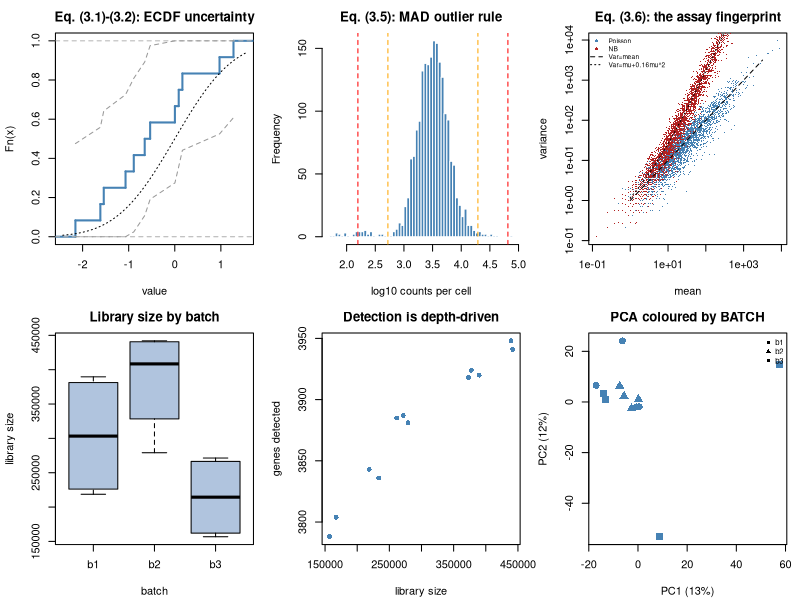

Reproduce this figure in R.
#' ---
#' title: "Module 03 - Exploratory data analysis and quality diagnostics"
#' output: html_document
#' ---
#'
#' **Curriculum link:** `stats.md` -> Topic 3, equations (3.1)-(3.7)
#'
#' ## What you will learn
#'
#' 1. The ECDF and the DKW bound (3.1)-(3.2).
#' 2. Robust spread: MAD (3.3)-(3.4) and the MAD outlier rule (3.5).
#' 3. **The mean-variance plot (3.6) is how you choose a likelihood.**
#' 4. Why "test for normality, then pick a test" fails (3.7).
#' 5. The standard omics QC battery.

#+ setup, message = FALSE
MODULE_NAME <- "03_exploratory_data_analysis"
OUT <- file.path(Sys.getenv("STATS_OUT", unset = "results"), MODULE_NAME)
dir.create(OUT, recursive = TRUE, showWarnings = FALSE)
header <- function(txt) cat("\n", strrep("=", 72), "\n", txt, "\n",
                            strrep("=", 72), "\n", sep = "")

#' ## 1. The ECDF and how much it can be trusted, eq. (3.1)-(3.2)

#+ ecdf
header("1. ECDF and the DKW uniform confidence band (3.1)-(3.2)")
dkw_halfwidth <- function(n, alpha = 0.05) sqrt(log(2 / alpha) / (2 * n))
for (n in c(6, 12, 30, 100, 1000)) {
  cat(sprintf("  n = %5d  95%% DKW band half-width = +/-%.3f\n", n, dkw_halfwidth(n)))
}
cat("\nWith n=6 the true CDF could be anywhere within +/-0.55 of the observed\n")
cat("one. That is why 'the data look non-normal' is a weak basis for\n")
cat("switching tests at small n.\n")

#' ## 2. Robust location and spread, eq. (3.3)-(3.5)
#'
#' R's `mad()` already applies the 1.4826 constant by default (`constant=`).

#+ mad
header("2. MAD: the 1.4826 constant, and breakdown (3.3)-(3.4)")
cat(sprintf("  1 / qnorm(0.75) = 1 / %.6f = %.6f\n", qnorm(0.75), 1 / qnorm(0.75)))
cat(sprintf("  R's mad() default constant = %.4f\n\n", formals(mad)$constant))

set.seed(303)
clean <- rnorm(1000)
cat(sprintf("  clean N(0,1): sd = %.4f   mad = %.4f   (truth 1.0)\n",
            sd(clean), mad(clean)))
cat(sprintf("\n%12s %10s %11s\n", "% corrupted", "sd", "mad"))
for (frac in c(0, 0.01, 0.05, 0.20, 0.45)) {
  dirty <- clean
  k <- floor(frac * length(dirty))
  if (k > 0) dirty[seq_len(k)] <- 1000
  cat(sprintf("%11.0f%% %10.2f %11.3f\n", 100 * frac, sd(dirty), mad(dirty)))
}
cat("\nsd has breakdown point 0; mad has 50%.\n")

#+ mad-outliers
## The MAD-based rule used in single-cell QC (scverse default), eq. (3.5).
mad_outliers <- function(x, k = 3) abs(x - median(x)) > k * mad(x)

set.seed(304)
qc_metric <- c(rnorm(1940, 3.5, 0.25),   # good cells
               rnorm(40, 2.2, 0.20),     # empty droplets
               rnorm(20, 4.4, 0.15))     # doublets
for (k in c(3, 5)) {
  fl <- mad_outliers(qc_metric, k)
  cat(sprintf("  k = %d:  %4d / %d cells flagged (%.1f%%)\n",
              k, sum(fl), length(qc_metric), 100 * mean(fl)))
}

#' ## 3. The mean-variance relationship IS the assay's fingerprint, eq. (3.6)

#+ mean-var
header("3. Reading the likelihood off the mean-variance plot (3.6)")
set.seed(305)
G <- 3000; n_samp <- 8
mus <- exp(rnorm(G, 3, 1.6))

nb_matrix <- function(mu_vec, phi, n) {
  if (phi <= 0) matrix(rpois(length(mu_vec) * n, rep(mu_vec, n)), ncol = n)
  else matrix(rnbinom(length(mu_vec) * n, mu = rep(mu_vec, n), size = 1 / phi), ncol = n)
}

assays <- list(
  "Technical replicates (Poisson)"        = nb_matrix(mus, 0, n_samp),
  "Biological replicates (NB, phi=0.16)"  = nb_matrix(mus, 0.16, n_samp),
  "Log-intensities (Gaussian)"            = matrix(rnorm(G * n_samp, log2(mus), 0.35),
                                                   ncol = n_samp))

cat(sprintf("%-40s %28s\n", "assay", "slope of log(var)~log(mean)"))
for (nm in names(assays)) {
  M <- assays[[nm]]
  m <- rowMeans(M); v <- apply(M, 1, var)
  keep <- m > 1 & v > 0
  slope <- coef(lm(log(v[keep]) ~ log(m[keep])))[2]
  cat(sprintf("%-40s %28.3f\n", nm, slope))
}
cat("\n  slope ~ 1 -> Var = mean       -> Poisson  (technical only)\n")
cat("  slope ~ 2 -> Var = phi*mean^2 -> NB       (biological variability)\n")
cat("  slope ~ 0 -> Var independent  -> Gaussian (already stabilised)\n")

nb <- assays[["Biological replicates (NB, phi=0.16)"]]
m <- rowMeans(nb); v <- apply(nb, 1, var); keep <- m > 20
phi_hat <- median((v[keep] - m[keep]) / m[keep]^2)
cat(sprintf("\nMethod-of-moments dispersion from Var = mu + phi*mu^2 (eq. 4.9):\n"))
cat(sprintf("  phi_hat = %.4f  (true 0.16)\n", phi_hat))
cat(sprintf("  BCV = sqrt(phi) = %.3f   <- edgeR reports this\n", sqrt(phi_hat)))

#' ## 4. Why the normality pre-test fails, eq. (3.7)

#+ normality-pretest
header("4. The normality-pretest trap (3.7)")
set.seed(306)
cat(sprintf("%6s %20s %34s\n", "n", "SE(skew)=sqrt(6/n)",
            "P(Shapiro rejects | TRUE normal)"))
for (n in c(8, 20, 50, 200, 2000)) {
  rej <- mean(replicate(500, shapiro.test(rnorm(n))$p.value < 0.05))
  cat(sprintf("%6d %20.3f %33.1f%%\n", n, sqrt(6 / n), 100 * rej))
}
cat("\nNow a genuinely skewed distribution (log-normal), same test:\n")
cat(sprintf("%6s %34s\n", "n", "P(Shapiro rejects | NOT normal)"))
for (n in c(8, 20, 50, 200)) {
  pw <- mean(replicate(500, shapiro.test(rlnorm(n, 0, 0.75))$p.value < 0.05))
  cat(sprintf("%6d %33.1f%%\n", n, 100 * pw))
}
cat("\nAt n=8 the test misses clear log-normality most of the time. Choose the\n")
cat("model from the MEASUREMENT (Topic 2) and the mean-variance plot (3.6).\n")

#' ## 5. The standard omics QC battery

#+ qc-battery
header("5. QC battery on a simulated multi-batch RNA-seq experiment")
set.seed(307)
G <- 4000; n <- 12
meta <- data.frame(
  sample = sprintf("S%02d", 1:n),
  condition = rep(c("ctrl", "trt"), each = 6),
  ## Batches BALANCED across conditions (the good design of Module 01).
  batch = rep(c("b1", "b1", "b2", "b2", "b3", "b3"), 2),
  stringsAsFactors = FALSE)
rownames(meta) <- meta$sample

base <- exp(rnorm(G, 3, 1.5))
depth <- runif(n, 0.6, 1.6)
batch_shift <- c(b1 = 0, b2 = 0.35, b3 = -0.30)
mu <- outer(base, depth) * rep(exp(batch_shift[meta$batch]), each = G)
mu[1:200, 7:12] <- mu[1:200, 7:12] * 2                # a real effect
counts <- matrix(rnbinom(G * n, mu = as.vector(mu), size = 1 / 0.16), nrow = G)
dimnames(counts) <- list(sprintf("G%04d", 1:G), meta$sample)
stopifnot(identical(colnames(counts), rownames(meta)))   # eq. (2.1)

qc <- data.frame(
  library_size = colSums(counts),
  genes_detected = colSums(counts > 0),
  pct_top50 = apply(counts, 2, function(x) 100 * sum(sort(x, TRUE)[1:50]) / sum(x)),
  condition = meta$condition, batch = meta$batch)
print(round(qc[, 1:3], 1))

cat("\nPer-batch library-size medians (drift check):\n")
print(tapply(qc$library_size, qc$batch, median))

logcpm <- log2(t(t(counts) / colSums(counts)) * 1e6 + 1)
cm <- cor(logcpm, method = "spearman"); diag(cm) <- NA
cat(sprintf("\nSample-sample Spearman: min=%.3f, median=%.3f\n",
            min(cm, na.rm = TRUE), median(cm, na.rm = TRUE)))
cat("A sample correlating much worse with everything else is an outlier/swap.\n")

## PC x metadata association (eq. 17.6) - the key batch diagnostic.
pca <- prcomp(t(logcpm), center = TRUE, scale. = FALSE)
pve <- pca$sdev^2 / sum(pca$sdev^2)
cat("\nPC x metadata association (eq. 17.6) - R^2 of each PC on each factor:\n")
cat(sprintf("%4s %7s %11s %8s %13s\n", "PC", "PVE", "condition", "batch", "log lib size"))
for (k in 1:3) {
  z <- pca$x[, k]
  r2 <- function(f) summary(lm(z ~ f))$r.squared
  cat(sprintf("%4d %6.1f%% %11.3f %8.3f %13.3f\n", k, 100 * pve[k],
              r2(factor(meta$condition)), r2(factor(meta$batch)),
              r2(log(qc$library_size))))
}
cat("\nIf PC1 is better explained by batch or library size than by condition,\n")
cat("you have a technical problem, not a discovery (stats.md Topic 19).\n")

#' ## 6. Figure

#+ figure
png(file.path(OUT, "qc_panel.png"), width = 1400, height = 800, res = 110)
par(mfrow = c(2, 3), mar = c(4.2, 4.2, 2.5, 1))

set.seed(308)
small <- rnorm(12)
plot(ecdf(small), main = "Eq. (3.1)-(3.2): ECDF uncertainty", xlab = "value",
     verticals = TRUE, do.points = FALSE, col = "steelblue", lwd = 2)
eps <- dkw_halfwidth(12); xs <- sort(small); ys <- seq_along(xs) / 12
lines(xs, pmin(ys + eps, 1), col = "grey60", lty = 2)
lines(xs, pmax(ys - eps, 0), col = "grey60", lty = 2)
curve(pnorm(x), add = TRUE, lty = 3)

hist(qc_metric, breaks = 60, col = "steelblue", border = "white",
     main = "Eq. (3.5): MAD outlier rule", xlab = "log10 counts per cell")
for (k in c(3, 5)) abline(v = median(qc_metric) + c(-1, 1) * k * mad(qc_metric),
                          col = if (k == 3) "orange" else "red", lty = 2)

M1 <- assays[[1]]; M2 <- assays[[2]]
## A log-log plot silently drops non-positive values, so select them
## explicitly: a gene with zero mean or zero variance is a real observation
## about the data, not something to let a plotting default hide.
.mv_m <- rowMeans(M1); .mv_v <- apply(M1, 1, var)
.mv_ok <- .mv_m > 0 & .mv_v > 0
if (any(!.mv_ok))
  cat(sprintf("  (%d of %d genes have zero mean or zero variance and cannot\n   appear on log axes)\n",
              sum(!.mv_ok), length(.mv_ok)))
plot(.mv_m[.mv_ok], .mv_v[.mv_ok], log = "xy", pch = ".", col = "steelblue",
     xlab = "mean", ylab = "variance", main = "Eq. (3.6): the assay fingerprint")
points(rowMeans(M2), apply(M2, 1, var), pch = ".", col = "firebrick")
lim <- 10^seq(0, 3.5, length.out = 50)
lines(lim, lim, lty = 2); lines(lim, lim + 0.16 * lim^2, lty = 3)
legend("topleft", c("Poisson", "NB", "Var=mean", "Var=mu+0.16mu^2"),
       col = c("steelblue", "firebrick", "black", "black"),
       pch = c(16, 16, NA, NA), lty = c(NA, NA, 2, 3), bty = "n", cex = 0.6)

boxplot(library_size ~ batch, data = qc, col = "lightsteelblue",
        main = "Library size by batch", xlab = "batch", ylab = "library size")
plot(qc$library_size, qc$genes_detected, pch = 16, col = "steelblue",
     xlab = "library size", ylab = "genes detected", main = "Detection is depth-driven")
plot(pca$x[, 1], pca$x[, 2], pch = c(16, 17, 15)[factor(meta$batch)],
     col = "steelblue", cex = 1.4,
     xlab = sprintf("PC1 (%.0f%%)", 100 * pve[1]),
     ylab = sprintf("PC2 (%.0f%%)", 100 * pve[2]),
     main = "PCA coloured by BATCH")
legend("topright", levels(factor(meta$batch)), pch = c(16, 17, 15), bty = "n", cex = 0.7)
invisible(dev.off())
cat("\nFigure written to", file.path(OUT, "qc_panel.png"), "\n")

#' ## Decision rules (from `stats.md` Topic 3)
#'
#' 1. Explore to diagnose data quality and choose a LIKELIHOOD, not a
#'    HYPOTHESIS. Choosing the hypothesis after seeing the outcome is HARKing.
#' 2. Never delete an outlier without a documented, outcome-independent reason.
#' 3. Any preprocessing that uses the outcome must be abandoned or moved inside
#'    the resampling loop (Module 21).
#'
#' **Next:** `04_probability_and_sampling.R`
